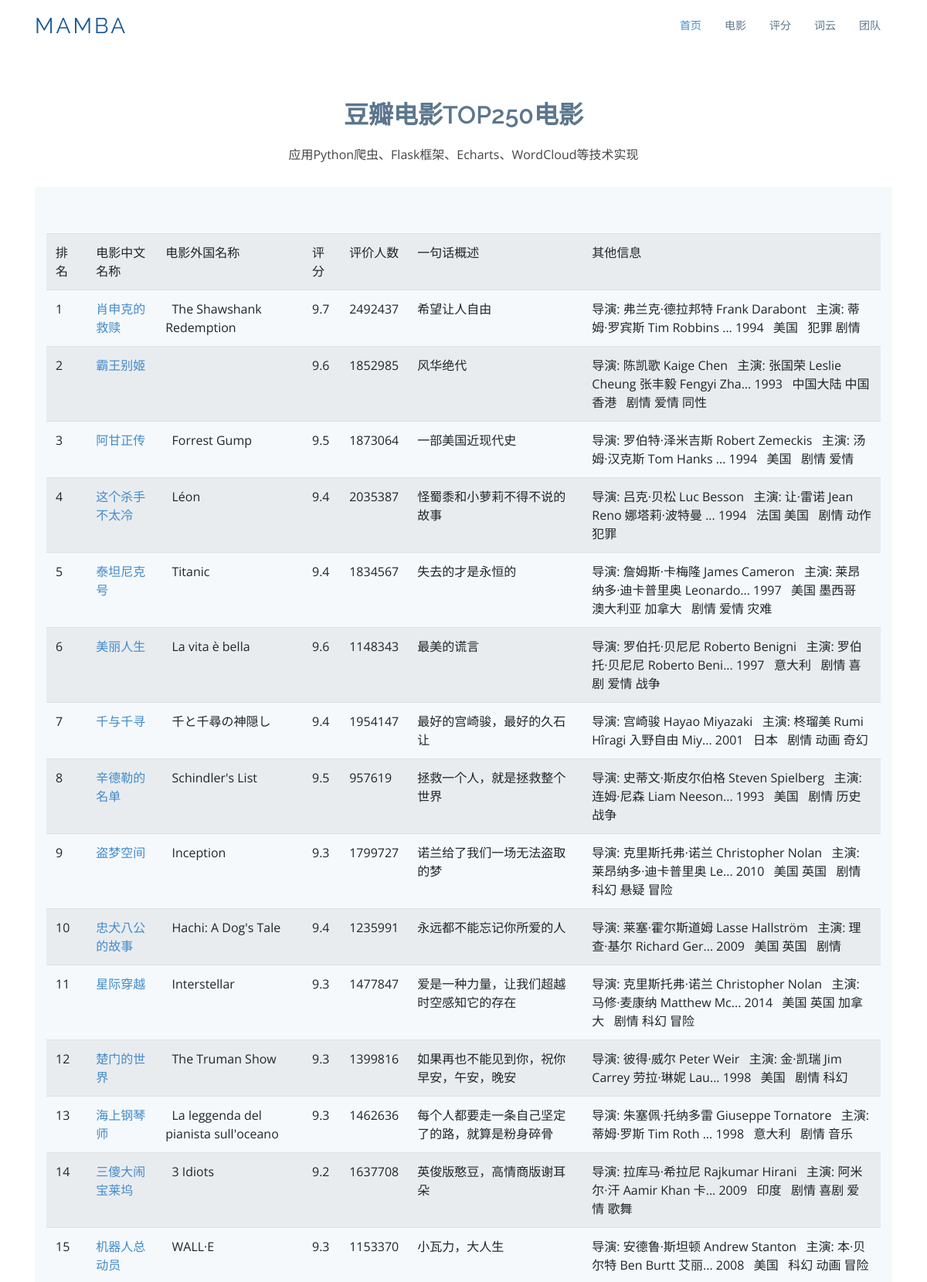
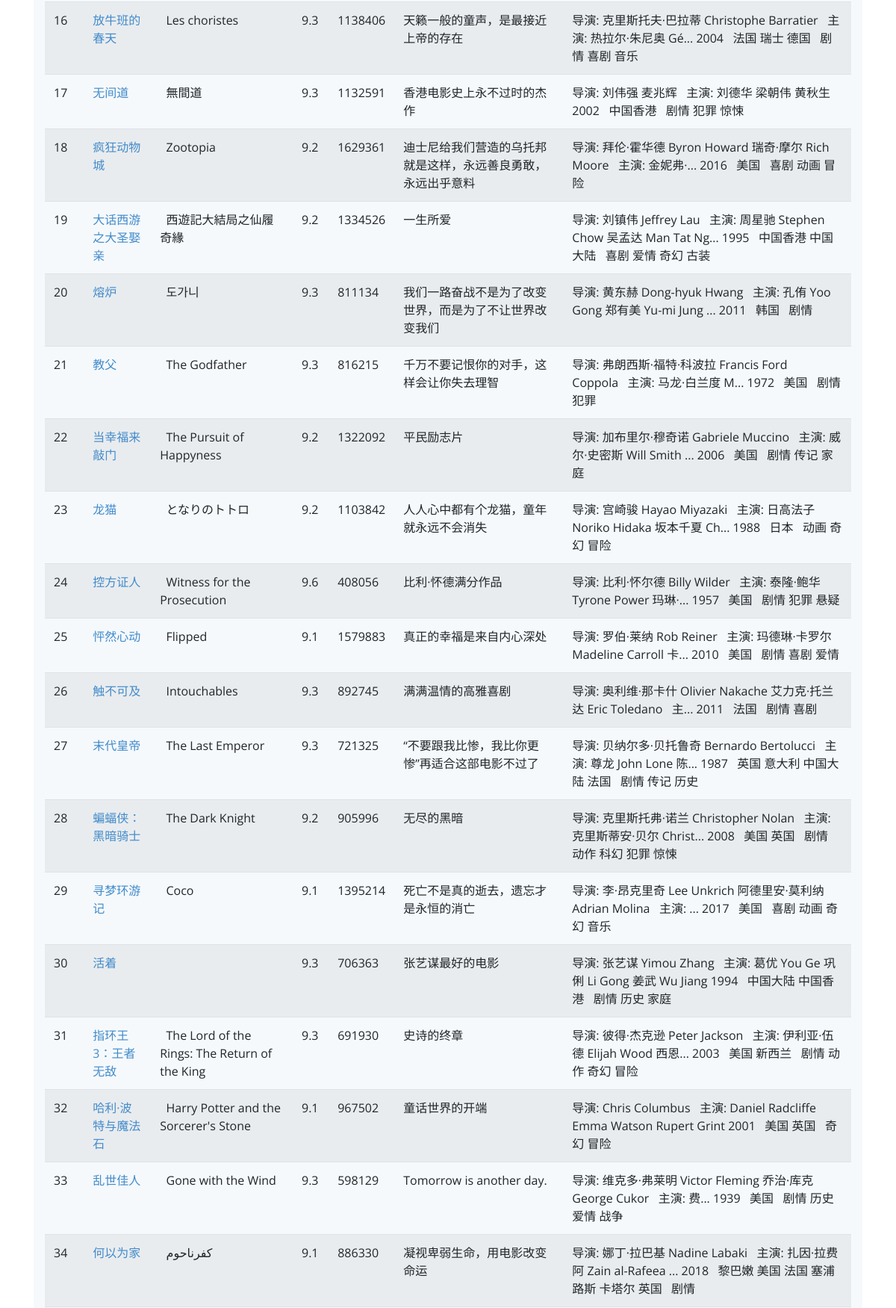
The page /movie (upper part) on the database its author committed (2 pictures, top to bottom).
### tables this page shows
CREATE TABLE movie250 
        (
        id integer primary key autoincrement,
        info_link text,
        pic_link text,
        cname varchar,
        ename varchar,
        score numeric ,
        rated numeric ,
        instroduction text,
        info text
        );

### double_flask/app.py (the view)
@app.route('/movie')
def movie():
    datalist = []
    con = sqlite3.connect("movie.db")
    cur = con.cursor()
    sql = "select * from movie250"
    data = cur.execute(sql)
    for item in data:
        datalist.append(item)
    cur.close()
    con.close()
    return render_template("movie.html",movies = datalist)

### double_flask/templates/movie.html (shortened to what this page needs)
<!DOCTYPE html>
<html lang="en">
<head>
  <link href="static/assets/vendor/bootstrap/css/bootstrap.min.css" rel="stylesheet">
  <link href="static/assets/vendor/icofont/icofont.min.css" rel="stylesheet">
  <link href="static/assets/vendor/boxicons/css/boxicons.min.css" rel="stylesheet">
  <link href="static/assets/vendor/animate.css/animate.min.css" rel="stylesheet">
  <link href="static/assets/vendor/venobox/venobox.css" rel="stylesheet">
  <link href="static/assets/vendor/aos/aos.css" rel="stylesheet">
  <link href="static/assets/css/style.css" rel="stylesheet">
</head>
<body>
  <header id="header">
    <div class="container">
      <div class="logo float-left">
        <h1 class="text-light"><a href="index.html"><span>Mamba</span></a></h1>
      </div>
      <nav class="nav-menu float-right d-none d-lg-block">
        <ul>
          <li class="active"><a href="/index">首页 </a></li>
          <li><a href="/movie">电影</a></li>
          <li><a href="/score">评分</a></li>
          <li><a href="/word">词云</a></li>
          <li><a href="/team">团队</a></li>
        </ul>
      </nav>
    </div>
  </header>
    <section id="team" class="team">
      <div class="container">
        <div class="section-title">
          <h2>豆瓣电影TOP250电影</h2>
          <p>应用Python爬虫、Flask框架、Echarts、WordCloud等技术实现</p>
        </div>
    <section class="counts section-bg">
      <div class="container">
        <table class="table table-striped">
          <tr>
            <td>排名</td>
            <td>电影中文名称</td>
            <td>电影外国名称</td>
            <td>评分</td>
            <td>评价人数</td>
            <td>一句话概述</td>
            <td>其他信息</td>
          </tr>
          {% for movie in movies %}
           <tr>
             <td>{{movie[0]}}</td>
            <td>
              <a href="{{movie[1]}}" target="_blank">
              {{movie[3]}}
                </a>
            </td>
            <td>{{movie[4]}}</td>
            <td>{{movie[5]}}</td>
            <td>{{movie[6]}}</td>
            <td>{{movie[7]}}</td>
            <td>{{movie[8]}}</td>
          </tr>
          {% endfor %}
        </table>
        </div>
      </div>
    </section>
</body>
</html>

### double_flask/static/assets/css/style.css (style rules this page uses)
body { font-family: "Open Sans", sans-serif; color: #444; }
a { color: #428bca; }
h1, h2, h3, h4, h5, h6, .font-primary { font-family: "Raleway", sans-serif; }
#header { height: 70px; transition: all 0.5s; transition: all 0.5s; padding: 10px 0; background: #fff; z-index: 997; }
#header .logo h1 { font-size: 28px; margin: 0; padding: 10px 0; line-height: 1; font-weight: 400; letter-spacing: 3px; text-transform: uppercase; }
#header .logo h1 a, #header .logo h1 a:hover { color: #1c5c93; text-decoration: none; }
.nav-menu, .nav-menu * { margin: 0; padding: 0; list-style: none; }
.nav-menu > ul > li { position: relative; white-space: nowrap; float: left; }
.nav-menu a { display: block; position: relative; color: #5c768d; padding: 12px 15px; transition: 0.3s; font-size: 14px; font-family: "Open Sans", sans-serif; }
.nav-menu a:hover, .nav-menu .active > a, .nav-menu li:hover > a { color: #428bca; text-decoration: none; }
.mobile-nav { position: fixed; top: 0; bottom: 0; z-index: 9999; overflow-y: auto; left: -260px; width: 260px; padding-top: 18px; background: #1f3548; transition: 0.4s; }
.mobile-nav * { margin: 0; padding: 0; list-style: none; }
.mobile-nav a { display: block; position: relative; color: #e3f0fc; padding: 10px 20px; font-weight: 500; }
.mobile-nav a:hover, .mobile-nav .active > a, .mobile-nav li:hover > a { color: #9eccf4; text-decoration: none; }
section { padding: 60px 0; }
.section-bg { background-color: #f5f9fc; }
.section-title { text-align: center; padding-bottom: 30px; }
.section-title h2 { font-size: 32px; font-weight: 600; margin-bottom: 20px; padding-bottom: 0; color: #5c768d; }
.section-title p { margin-bottom: 0; }
.counts { padding-bottom: 30px; }
.team { background: #fff; padding: 60px 0 30px 0; }

### rows shown on the page
movie250: id "1", cname "肖申克的救赎", ename "The Shawshank Redemption", score "9.7", rated "2492437", instroduction "希望让人自由", info "导演: 弗兰克·德拉邦特 Frank Darabont 主演: 蒂姆·罗宾斯 Tim Robbins ... 1994 美国 犯罪 剧情"
movie250: id "2", cname "霸王别姬", score "9.6", rated "1852985", instroduction "风华绝代", info "导演: 陈凯歌 Kaige Chen 主演: 张国荣 Leslie Cheung 张丰毅 Fengyi Zha... 1993 中国大陆 中国香港 剧情 爱情 同性"
movie250: id "3", cname "阿甘正传", ename "Forrest Gump", score "9.5", rated "1873064", instroduction "一部美国近现代史", info "导演: 罗伯特·泽米吉斯 Robert Zemeckis 主演: 汤姆·汉克斯 Tom Hanks ... 1994 美国 剧情 爱情"
movie250: id "4", cname "这个杀手不太冷", ename "Léon", score "9.4", rated "2035387", instroduction "怪蜀黍和小萝莉不得不说的故事", info "导演: 吕克·贝松 Luc Besson 主演: 让·雷诺 Jean Reno 娜塔莉·波特曼 ... 1994 法国 美国 剧情 动作 犯罪"
movie250: id "5", cname "泰坦尼克号", ename "Titanic", score "9.4", rated "1834567", instroduction "失去的才是永恒的", info "导演: 詹姆斯·卡梅隆 James Cameron 主演: 莱昂纳多·迪卡普里奥 Leonardo... 1997 美国 墨西哥 澳大利亚 加拿大 剧情 爱情 灾难"
movie250: id "6", cname "美丽人生", ename "La vita è bella", score "9.6", rated "1148343", instroduction "最美的谎言", info "导演: 罗伯托·贝尼尼 Roberto Benigni 主演: 罗伯托·贝尼尼 Roberto Beni... 1997 意大利 剧情 喜剧 爱情 战争"
movie250: id "7", cname "千与千寻", ename "千と千尋の神隠し", score "9.4", rated "1954147", instroduction "最好的宫崎骏，最好的久石让", info "导演: 宫崎骏 Hayao Miyazaki 主演: 柊瑠美 Rumi Hîragi 入野自由 Miy... 2001 日本 剧情 动画 奇幻"
movie250: id "8", cname "辛德勒的名单", ename "Schindler's List", score "9.5", rated "957619", instroduction "拯救一个人，就是拯救整个世界", info "导演: 史蒂文·斯皮尔伯格 Steven Spielberg 主演: 连姆·尼森 Liam Neeson... 1993 美国 剧情 历史 战争"
movie250: id "9", cname "盗梦空间", ename "Inception", score "9.3", rated "1799727", instroduction "诺兰给了我们一场无法盗取的梦", info "导演: 克里斯托弗·诺兰 Christopher Nolan 主演: 莱昂纳多·迪卡普里奥 Le... 2010 美国 英国 剧情 科幻 悬疑 冒险"
movie250: id "10", cname "忠犬八公的故事", ename "Hachi: A Dog's Tale", score "9.4", rated "1235991", instroduction "永远都不能忘记你所爱的人", info "导演: 莱塞·霍尔斯道姆 Lasse Hallström 主演: 理查·基尔 Richard Ger... 2009 美国 英国 剧情"
movie250: id "11", cname "星际穿越", ename "Interstellar", score "9.3", rated "1477847", instroduction "爱是一种力量，让我们超越时空感知它的存在", info "导演: 克里斯托弗·诺兰 Christopher Nolan 主演: 马修·麦康纳 Matthew Mc... 2014 美国 英国 加拿大 剧情 科幻 冒险"
movie250: id "12", cname "楚门的世界", ename "The Truman Show", score "9.3", rated "1399816", instroduction "如果再也不能见到你，祝你早安，午安，晚安", info "导演: 彼得·威尔 Peter Weir 主演: 金·凯瑞 Jim Carrey 劳拉·琳妮 Lau... 1998 美国 剧情 科幻"
movie250: id "13", cname "海上钢琴师", ename "La leggenda del pianista sull'oceano", score "9.3", rated "1462636", instroduction "每个人都要走一条自己坚定了的路，就算是粉身碎骨", info "导演: 朱塞佩·托纳多雷 Giuseppe Tornatore 主演: 蒂姆·罗斯 Tim Roth ... 1998 意大利 剧情 音乐"
movie250: id "14", cname "三傻大闹宝莱坞", ename "3 Idiots", score "9.2", rated "1637708", instroduction "英俊版憨豆，高情商版谢耳朵", info "导演: 拉库马·希拉尼 Rajkumar Hirani 主演: 阿米尔·汗 Aamir Khan 卡... 2009 印度 剧情 喜剧 爱情 歌舞"
movie250: id "15", cname "机器人总动员", ename "WALL·E", score "9.3", rated "1153370", instroduction "小瓦力，大人生", info "导演: 安德鲁·斯坦顿 Andrew Stanton 主演: 本·贝尔特 Ben Burtt 艾丽... 2008 美国 科幻 动画 冒险"
movie250: id "16", cname "放牛班的春天", ename "Les choristes", score "9.3", rated "1138406", instroduction "天籁一般的童声，是最接近上帝的存在", info "导演: 克里斯托夫·巴拉蒂 Christophe Barratier 主演: 热拉尔·朱尼奥 Gé... 2004 法国 瑞士 德国 剧情 喜剧 音乐"
movie250: id "17", cname "无间道", ename "無間道", score "9.3", rated "1132591", instroduction "香港电影史上永不过时的杰作", info "导演: 刘伟强 麦兆辉 主演: 刘德华 梁朝伟 黄秋生 2002 中国香港 剧情 犯罪 惊悚"
movie250: id "18", cname "疯狂动物城", ename "Zootopia", score "9.2", rated "1629361", instroduction "迪士尼给我们营造的乌托邦就是这样，永远善良勇敢，永远出乎意料", info "导演: 拜伦·霍华德 Byron Howard 瑞奇·摩尔 Rich Moore 主演: 金妮弗·... 2016 美国 喜剧 动画 冒险"
movie250: id "19", cname "大话西游之大圣娶亲", ename "西遊記大結局之仙履奇緣", score "9.2", rated "1334526", instroduction "一生所爱", info "导演: 刘镇伟 Jeffrey Lau 主演: 周星驰 Stephen Chow 吴孟达 Man Tat Ng... 1995 中国香港 中国大陆 喜剧 爱情 奇幻 古装"
movie250: id "20", cname "熔炉", ename "도가니", score "9.3", rated "811134", instroduction "我们一路奋战不是为了改变世界，而是为了不让世界改变我们", info "导演: 黄东赫 Dong-hyuk Hwang 主演: 孔侑 Yoo Gong 郑有美 Yu-mi Jung ... 2011 韩国 剧情"
movie250: id "21", cname "教父", ename "The Godfather", score "9.3", rated "816215", instroduction "千万不要记恨你的对手，这样会让你失去理智", info "导演: 弗朗西斯·福特·科波拉 Francis Ford Coppola 主演: 马龙·白兰度 M... 1972 美国 剧情 犯罪"
movie250: id "22", cname "当幸福来敲门", ename "The Pursuit of Happyness", score "9.2", rated "1322092", instroduction "平民励志片", info "导演: 加布里尔·穆奇诺 Gabriele Muccino 主演: 威尔·史密斯 Will Smith ... 2006 美国 剧情 传记 家庭"
movie250: id "23", cname "龙猫", ename "となりのトトロ", score "9.2", rated "1103842", instroduction "人人心中都有个龙猫，童年就永远不会消失", info "导演: 宫崎骏 Hayao Miyazaki 主演: 日高法子 Noriko Hidaka 坂本千夏 Ch... 1988 日本 动画 奇幻 冒险"
movie250: id "24", cname "控方证人", ename "Witness for the Prosecution", score "9.6", rated "408056", instroduction "比利·怀德满分作品", info "导演: 比利·怀尔德 Billy Wilder 主演: 泰隆·鲍华 Tyrone Power 玛琳·... 1957 美国 剧情 犯罪 悬疑"
movie250: id "25", cname "怦然心动", ename "Flipped", score "9.1", rated "1579883", instroduction "真正的幸福是来自内心深处", info "导演: 罗伯·莱纳 Rob Reiner 主演: 玛德琳·卡罗尔 Madeline Carroll 卡... 2010 美国 剧情 喜剧 爱情"
movie250: id "26", cname "触不可及", ename "Intouchables", score "9.3", rated "892745", instroduction "满满温情的高雅喜剧", info "导演: 奥利维·那卡什 Olivier Nakache 艾力克·托兰达 Eric Toledano 主... 2011 法国 剧情 喜剧"
movie250: id "27", cname "末代皇帝", ename "The Last Emperor", score "9.3", rated "721325", instroduction "“不要跟我比惨，我比你更惨”再适合这部电影不过了", info "导演: 贝纳尔多·贝托鲁奇 Bernardo Bertolucci 主演: 尊龙 John Lone 陈... 1987 英国 意大利 中国大陆 法国 剧情 传记 历史"
movie250: id "28", cname "蝙蝠侠：黑暗骑士", ename "The Dark Knight", score "9.2", rated "905996", instroduction "无尽的黑暗", info "导演: 克里斯托弗·诺兰 Christopher Nolan 主演: 克里斯蒂安·贝尔 Christ... 2008 美国 英国 剧情 动作 科幻 犯罪 惊悚"
movie250: id "29", cname "寻梦环游记", ename "Coco", score "9.1", rated "1395214", instroduction "死亡不是真的逝去，遗忘才是永恒的消亡", info "导演: 李·昂克里奇 Lee Unkrich 阿德里安·莫利纳 Adrian Molina 主演: ... 2017 美国 喜剧 动画 奇幻 音乐"
movie250: id "30", cname "活着", score "9.3", rated "706363", instroduction "张艺谋最好的电影", info "导演: 张艺谋 Yimou Zhang 主演: 葛优 You Ge 巩俐 Li Gong 姜武 Wu Jiang 1994 中国大陆 中国香港 剧情 历史 家庭"
movie250: id "31", cname "指环王3：王者无敌", ename "The Lord of the Rings: The Return of the King", score "9.3", rated "691930", instroduction "史诗的终章", info "导演: 彼得·杰克逊 Peter Jackson 主演: 伊利亚·伍德 Elijah Wood 西恩... 2003 美国 新西兰 剧情 动作 奇幻 冒险"
movie250: id "32", cname "哈利·波特与魔法石", ename "Harry Potter and the Sorcerer's Stone", score "9.1", rated "967502", instroduction "童话世界的开端", info "导演: Chris Columbus 主演: Daniel Radcliffe Emma Watson Rupert Grint 2001 美国 英国 奇幻 冒险"
movie250: id "33", cname "乱世佳人", ename "Gone with the Wind", score "9.3", rated "598129", instroduction "Tomorrow is another day.", info "导演: 维克多·弗莱明 Victor Fleming 乔治·库克 George Cukor 主演: 费... 1939 美国 剧情 历史 爱情 战争"
movie250: id "34", cname "何以为家", ename "كفرناحوم", score "9.1", rated "886330", instroduction "凝视卑弱生命，用电影改变命运", info "导演: 娜丁·拉巴基 Nadine Labaki 主演: 扎因·拉费阿 Zain al-Rafeea ... 2018 黎巴嫩 美国 法国 塞浦路斯 卡塔尔 英国 剧情"
